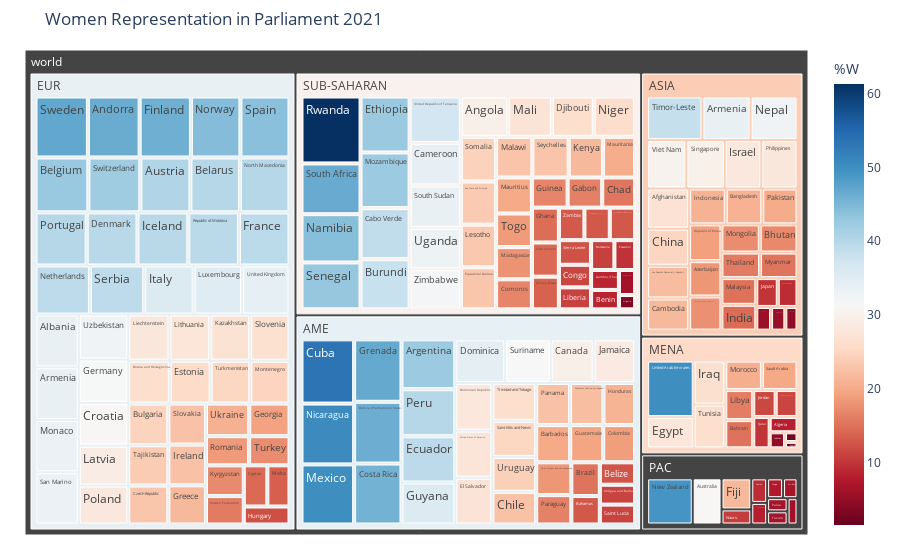

Notebook cell for this chart:
### Markdown cell above
## Participation in 2021 by Region

### Code cell
fig = px.treemap(df_2021_regions, 
                 path=[px.Constant("world"), 'region', 'country'], 
                 values='%W',
                 color='%W', 
                 title='Women Representation in Parliament 2021',
                 color_continuous_scale='RdBu',
                 color_continuous_midpoint=np.average(df_2021_regions['%W'], weights=df_2021_regions['%W']),
                 hover_data = ['%W'])
fig.update_traces(root_color="red")
fig.update_layout(margin = dict(t=50, l=25, r=25, b=25))
fig.data[0].hovertemplate = '%{label}<br>%{value}'
fig.show()

### Figure 1 — Plotly figure (JSON) as saved in the notebook; plotly's stock layout.template omitted (floating-point values rounded to 4 significant figures; data arrays with more than 128 entries replaced by an {"elided": "..."} marker saying what was removed)
{"data": [{"branchvalues": "total", "customdata": {"elided": "195x2 float values"}, "domain": {"x": [0, 1], "y": [0, 1]}, "hovertemplate": "%{label}<br>%{value}", "ids": {"elided": "195 str values"}, "labels": {"elided": "195 str values"}, "marker": {"coloraxis": "coloraxis", "colors": {"elided": "195 float values"}}, "name": "", "parents": {"elided": "195 str values"}, "root": {"color": "red"}, "type": "treemap", "values": {"elided": "195 float values"}}], "layout": {"coloraxis": {"cmid": null, "colorbar": {"title": {"text": "%W"}}, "colorscale": [[0, "rgb(103,0,31)"], [0.1, "rgb(178,24,43)"], [0.2, "rgb(214,96,77)"], [0.3, "rgb(244,165,130)"], [0.4, "rgb(253,219,199)"], [0.5, "rgb(247,247,247)"], [0.6, "rgb(209,229,240)"], [0.7, "rgb(146,197,222)"], [0.8, "rgb(67,147,195)"], [0.9, "rgb(33,102,172)"], [1, "rgb(5,48,97)"]]}, "legend": {"tracegroupgap": 0}, "margin": {"b": 25, "l": 25, "r": 25, "t": 50}, "title": {"text": "Women Representation in Parliament 2021"}}}
